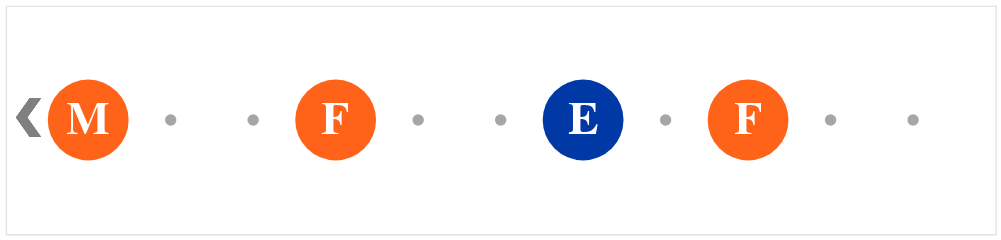

Notebook cell for this chart:
### Markdown cell above
We explicitly set the font, font size and font style to match the ones MTA uses.

## Visualizing direction

The visualization so far contains all the main components. However, it is unclear which direction of the axis represents shorter time to arrival and which direction represents longer time to arrival. To disambiguate this, let us add a symbol to indicate the direction of arrival.

### Code cell
dir_label = alt.Chart(df).mark_text(color="gray", fontSize=50, font="Helvetica", fontStyle="bold")\
    .encode(x=alt.value(20), y=alt.value(100), text=alt.value("❮"))
background + dir_label + arrival_time + line_label

### Figure 1 — Vega-Lite specification as saved in the notebook (floating-point values rounded to 4 significant figures)
{"config": {"view": {"continuousWidth": 300, "continuousHeight": 300}}, "layer": [{"data": {"name": "data-86d6f38c8b20d58d95ba72d6233cf50d"}, "mark": {"type": "circle", "color": "gray", "size": 100}, "encoding": {"x": {"axis": null, "field": "x", "scale": {"domain": [-1, 11]}, "type": "quantitative"}}}, {"data": {"name": "data-82662388ea5a5d374cd72822197f68d3"}, "mark": {"type": "text", "color": "gray", "font": "Helvetica", "fontSize": 50, "fontStyle": "bold"}, "encoding": {"text": {"value": "❮"}, "x": {"value": 20}, "y": {"value": 100}}}, {"data": {"name": "data-82662388ea5a5d374cd72822197f68d3"}, "mark": {"type": "circle", "opacity": 1, "size": 5000}, "encoding": {"color": {"field": "color", "scale": null, "type": "nominal"}, "x": {"axis": null, "field": "arrival_time", "scale": {"domain": [-1, 11]}, "type": "quantitative"}}, "transform": [{"lookup": "line", "from": {"data": {"name": "data-5b10a4fa19ed17cb7ded508c40bc33e6"}, "key": "line", "fields": ["color"]}}]}, {"data": {"name": "data-82662388ea5a5d374cd72822197f68d3"}, "mark": {"type": "text", "color": "white", "font": "Helvetica", "fontSize": 40, "fontStyle": "bold"}, "encoding": {"text": {"field": "line", "type": "nominal"}, "x": {"axis": null, "field": "arrival_time", "scale": {"domain": [-1, 11]}, "type": "quantitative"}}}], "height": 200, "width": 866, "$schema": "https://vega.github.io/schema/vega-lite/v5.8.0.json", "datasets": {"data-86d6f38c8b20d58d95ba72d6233cf50d": [{"x": 0}, {"x": 1}, {"x": 2}, {"x": 3}, {"x": 4}, {"x": 5}, {"x": 6}, {"x": 7}, {"x": 8}, {"x": 9}, {"x": 10}], "data-82662388ea5a5d374cd72822197f68d3": [{"line": "F", "arrival_time": 3, "destination": "Jamaica-179 St"}, {"line": "F", "arrival_time": 8, "destination": "Kings Hwy"}, {"line": "E", "arrival_time": 6, "destination": "Jamaica-179 St"}, {"line": "M", "arrival_time": 0, "destination": "Forest Hills-71 Av"}], "data-5b10a4fa19ed17cb7ded508c40bc33e6": [{"line": "E", "color": "#0039a6"}, {"line": "F", "color": "#ff6319"}, {"line": "M", "color": "#ff6319"}]}}
